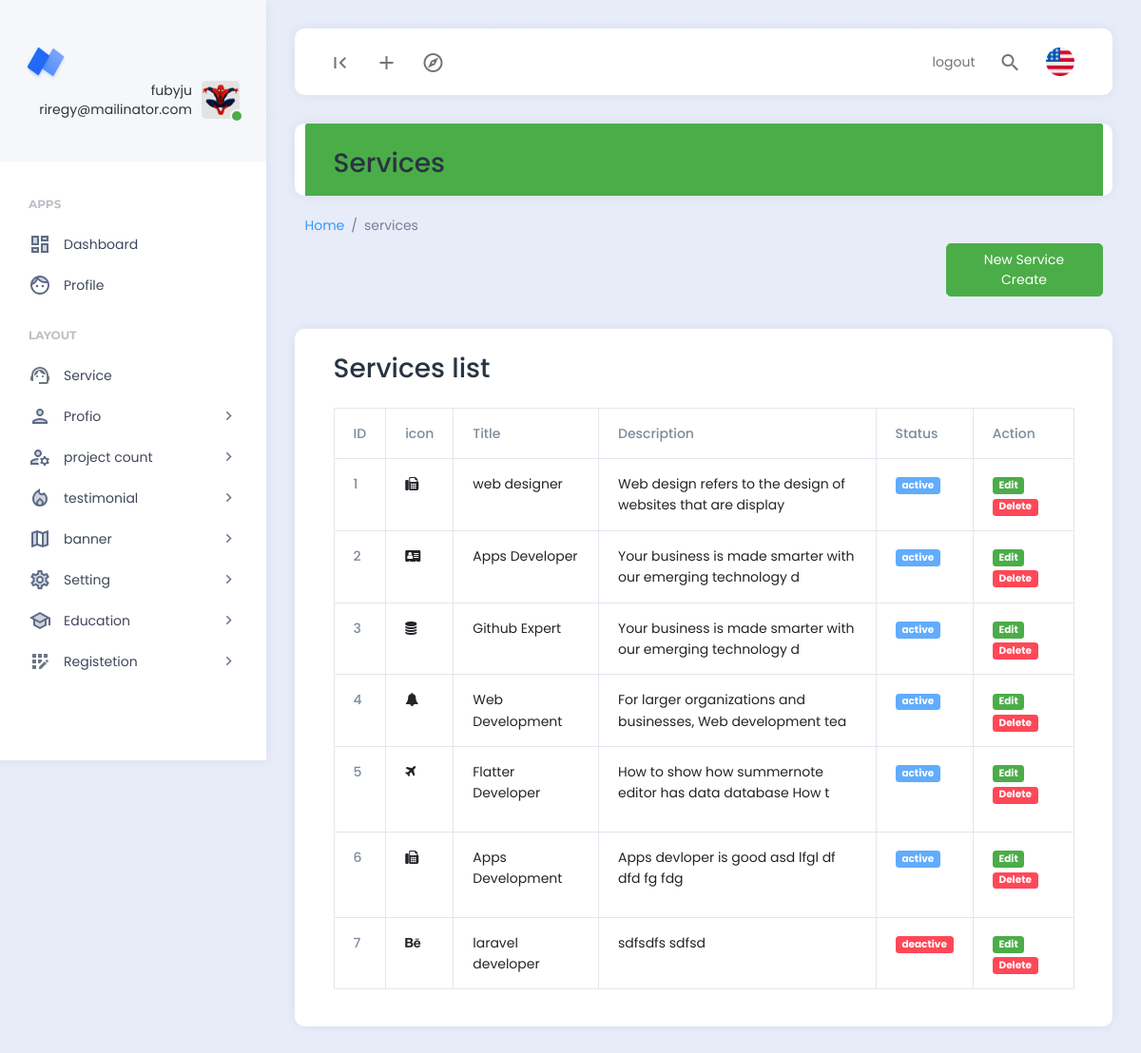
Page /dashboard/service.php (signed in) on the committed database.
### tables this page shows
CREATE TABLE `services` (
  `id` int(11) NOT NULL,
  `title` varchar(100) NOT NULL,
  `description` text NOT NULL,
  `icon` varchar(100) NOT NULL,
  `status` varchar(100) NOT NULL DEFAULT 'deactive'
);

### dashboard/service.php (the view, shortened to what this page needs)
<?php
include "../config/db.php";
include "./extends/header.php";
$select_query = "SELECT * FROM services";
$services = mysqli_query($db_connect,$select_query);
?>
<div class="row">
<div class="card col-lg-12 ">
  <div class="card-header bg-success">
    <h2>Services</h2>
  </div>
</div>
<nav aria-label="breadcrumb">
  <ol class="breadcrumb">
    <li class="breadcrumb-item"><a href="#">Home</a></li>
    <li class="breadcrumb-item active" aria-current="page">services</li>
    <a class=" btn btn-success " style="margin: 8px 0px 20px 674px;" href="service_insert.php">New Service Create</a>
</ol>
 </nav>
<div class="card col-lg-12 ">
  <div class="card-header">
    <h2>Services list</h2>
  </div>
  <div class="card-body">
  <table class="table table-bordered">
  <thead>
    <tr>
      <th scope="col">ID</th>
      <th scope="col">icon</th>
      <th scope="col">Title</th>
      <th scope="col">Description</th>
      <th scope="col">Status</th>
      <th scope="col">Action</th>
    </tr>
  </thead>
  <tbody>
    <?php
      $serial=0;
      foreach($services as $service):
    ?>
    <tr>
      <th scope="row"><?=++$serial?></th>
      <td><i class="<?=$service['icon']?>"></i></td>
      <td><?=$service['title']?></td>
      <td><?= html_entity_decode(substr($service['description'],0,60))?></td>
      <td>
        <?php if($service['status']== 'active'):?>
        <a href="service_post.php?change_status=<?= $service['id'] ?>" class="badge badge-info"><?=$service['status']?></a>
        <?php else :?>
        <a href="service_post.php?change_status=<?= $service['id'] ?>" class="badge badge-danger"><?=$service['status']?></a>
        <?php endif; ?>
      </td>
      <td>
        <a class="badge badge-success" href="service_edit.php?edit_id=<?= $service['id'] ?>">Edit</a>
        <a class="badge badge-danger" href="service_post.php?delete_id=<?= $service['id'] ?>"> Delete</a>
      </td>
    </tr>
    <?php endforeach ?>
  </tbody>
</table>
  </div>
</div>
</div>
<?php
include "./extends/footer.php";
?>

### rows in the picture
services: title "web designer", description "Web design refers to the design of websites that are display", status "active"
services: title "Apps Developer", description "Your business is made smarter with our emerging technology d", status "active"
services: title "Github Expert", description "Your business is made smarter with our emerging technology d", status "active"
services: title "Web Development", description "For larger organizations and businesses, Web development tea", status "active"
services: title "Flatter Developer", description "How to show how summernote editor has data database How t", status "active"
services: title "Apps Development", description "Apps devloper is good asd lfgl df dfd fg fdg", status "active"
services: title "laravel developer", description "sdfsdfs sdfsd", status "deactive"

### other values in the picture
$_SESSION['admin_name'] "fubyju"
$_SESSION['admin_email'] "riregy@mailinator.com"
